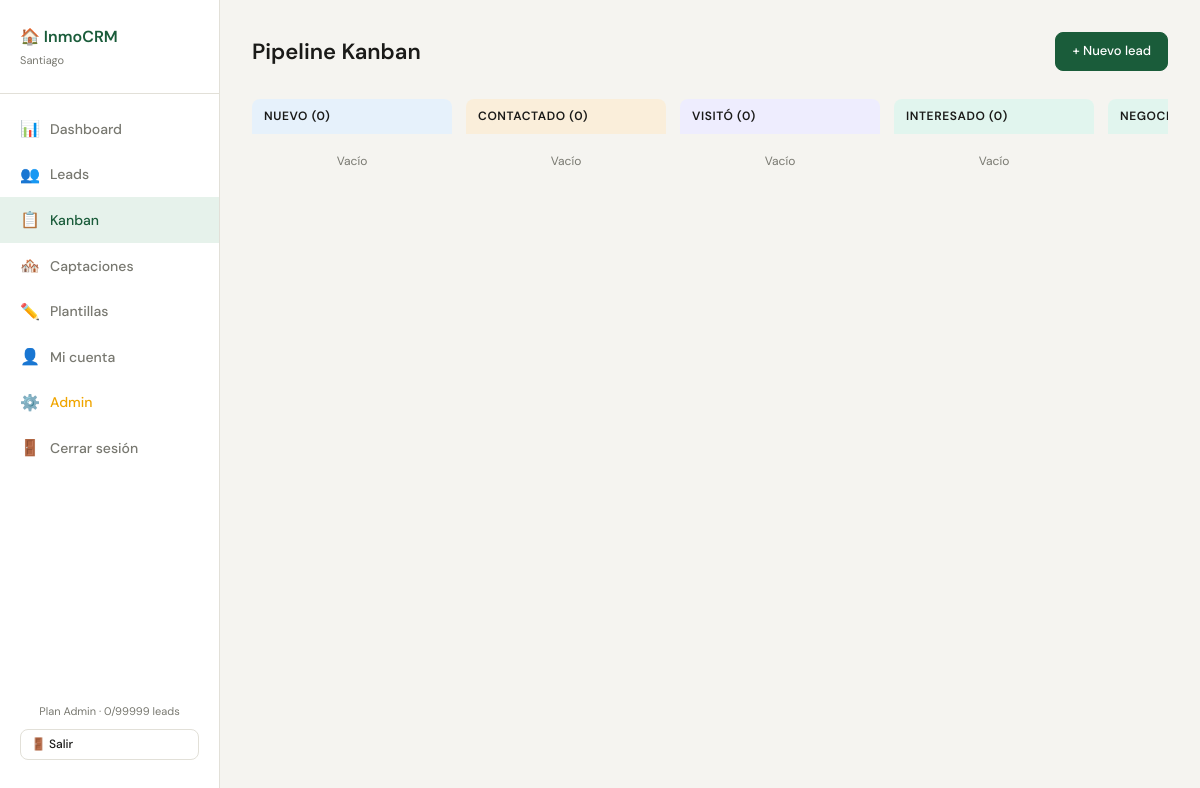
The app's page /kanban (signed in) with its own data.
### database.py (models this page shows, shortened)
class Usuario(db.Model):
    __tablename__ = 'usuarios'
    id              = db.Column(db.Integer, primary_key=True)
    email           = db.Column(db.String(120), unique=True, nullable=False)
    password_hash   = db.Column(db.String(256), nullable=False)
    nombre          = db.Column(db.String(100), nullable=False)
    plan            = db.Column(db.String(20), default='basico')
    periodo_prueba  = db.Column(db.Boolean, default=True)
    prueba_expira   = db.Column(db.DateTime, nullable=True)
    activo          = db.Column(db.Boolean, default=True)
    es_admin        = db.Column(db.Boolean, default=False)
    creado_en       = db.Column(db.DateTime, default=datetime.now)
    leads   = db.relationship('Lead',   backref='usuario', lazy=True, cascade='all, delete-orphan')
    visitas = db.relationship('Visita', backref='usuario', lazy=True, cascade='all, delete-orphan')
    tareas  = db.relationship('Tarea',  backref='usuario', lazy=True, cascade='all, delete-orphan')
    PLANES = {
        'basico':  {'nombre': 'Básico',   'limite': 30,  'precio': 10},
        'pro':     {'nombre': 'Pro',      'limite': 70,  'precio': 30},
        'premium': {'nombre': 'Premium',  'limite': 150, 'precio': 40},
    }
    @property
    def limite_leads(self):
        if self.es_admin:
            return 99999
        return self.PLANES.get(self.plan, self.PLANES['basico'])['limite']
    @property
    def plan_nombre(self):
        if self.es_admin:
            return 'Admin'
        return self.PLANES.get(self.plan, self.PLANES['basico'])['nombre']
    @property
    def leads_count(self):
        return len(self.leads)
    @property
    def prueba_activa(self):
        return self.periodo_prueba and self.prueba_expira and datetime.now() <= self.prueba_expira

### app.py (the view)
@app.route('/kanban')
@login_requerido
def kanban():
    u      = usuario_actual()
    estados = ['nuevo','contactado','visito','interesado','negociacion','frio','cerrado']
    leads_por_estado = {e: Lead.query.filter_by(usuario_id=u.id, estado=e).all() for e in estados}
    return render_template('kanban.html', leads_por_estado=leads_por_estado, estados=estados, usuario=u)

### app.py (called while the page is built)
def login_requerido(f):
    @wraps(f)
    def decorador(*args, **kwargs):
        if not session.get('usuario_id'):
            return redirect(url_for('login'))
        return f(*args, **kwargs)
    return decorador

def usuario_actual():
    return Usuario.query.get(session.get('usuario_id'))

### templates/kanban.html (shortened to what this page needs)
{% extends 'base.html' %}
{% block content %}
<div class="page-header">
  <h2>Pipeline Kanban</h2>
  <a href="{{ url_for('nuevo_lead') }}" class="btn btn-primary">+ Nuevo lead</a>
</div>
<div class="kanban-board">
  {% set colores = {'nuevo':'#E6F1FB','contactado':'#FAEEDA','visito':'#EEEDFE','interesado':'#E1F5EE','negociacion':'#E1F5EE','frio':'#F1EFE8','cerrado':'#EAF3DE'} %}
  {% set labels = {'nuevo':'Nuevo','contactado':'Contactado','visito':'Visitó','interesado':'Interesado','negociacion':'Negociación','frio':'Frío','cerrado':'Cerrado'} %}
  {% for estado in estados %}
  <div class="kanban-col">
    <div class="kanban-col-header" style="background:{{ colores[estado] }}; color:var(--text);">
      {{ labels[estado] }} ({{ leads_por_estado[estado]|length }})
    </div>
    <div class="kanban-items">
      {% for lead in leads_por_estado[estado] %}
      <a href="{{ url_for('ver_lead', id=lead.id) }}" class="kanban-item">
        <div style="font-weight:500;font-size:13px;">{{ lead.nombre }}</div>
        <div style="font-size:11px;color:var(--muted);margin-top:3px;">
          <span class="badge badge-{{ lead.temperatura }}" style="font-size:10px;padding:2px 6px;">{{ lead.temperatura }}</span>
          {% if lead.tareas_pendientes_count > 0 %}
          <span style="margin-left:4px;font-size:10px;color:var(--red);">{{ lead.tareas_pendientes_count }} pendientes</span>
          {% endif %}
        </div>
      </a>
      {% else %}
      <div style="font-size:12px;color:var(--muted);padding:10px 4px;text-align:center;">Vacío</div>
      {% endfor %}
    </div>
  </div>
  {% endfor %}
</div>
{% endblock %}

### templates/base.html (shortened to what this page needs)
<!DOCTYPE html>
<html lang="es">
<head>
  <link rel="stylesheet" href="{{ url_for('static', filename='css/style.css') }}">
</head>
<body>
<aside class="sidebar">
  <div class="sidebar-brand">
    <h1>🏠 InmoCRM</h1>
    <p>{{ usuario.nombre }}</p>
  </div>
  <nav id="nav-menu">
    <a href="{{ url_for('dashboard') }}" class="{{ 'active' if request.endpoint == 'dashboard' }}">
      <span class="icon">📊</span> Dashboard
    </a>
    <a href="{{ url_for('leads') }}" class="{{ 'active' if request.endpoint in ['leads','ver_lead','nuevo_lead','editar_lead'] }}">
      <span class="icon">👥</span> Leads
    </a>
    <a href="{{ url_for('kanban') }}" class="{{ 'active' if request.endpoint == 'kanban' }}">
      <span class="icon">📋</span> Kanban
    </a>
    <a href="{{ url_for('captaciones') }}" class="{{ 'active' if request.endpoint in ['captaciones','ver_propietario','nuevo_propietario','editar_propietario'] }}">
      <span class="icon">🏘️</span> Captaciones
    </a>
    <a href="{{ url_for('plantillas') }}" class="{{ 'active' if request.endpoint == 'plantillas' }}">
      <span class="icon">✏️</span> Plantillas
    </a>
    <a href="{{ url_for('mi_cuenta') }}" class="{{ 'active' if request.endpoint == 'mi_cuenta' }}">
      <span class="icon">👤</span> Mi cuenta
    </a>
    {% if usuario.es_admin %}
    <a href="{{ url_for('admin') }}" class="{{ 'active' if request.endpoint == 'admin' }}" style="color:#F0A500;">
      <span class="icon">⚙️</span> Admin
    </a>
    {% endif %}
    <a href="{{ url_for('logout') }}">
      <span class="icon">🚪</span> Cerrar sesión
    </a>
  </nav>
  <div style="margin-top:auto;padding:16px 20px;" class="sidebar-logout">
    <div style="font-size:11px;color:var(--muted);text-align:center;margin-bottom:8px;">
      Plan {{ usuario.plan_nombre }} · {{ usuario.leads_count }}/{{ usuario.limite_leads }} leads
    </div>
    <a href="{{ url_for('logout') }}" class="btn btn-ghost btn-sm" style="width:100%;text-align:center;">🚪 Salir</a>
  </div>
</aside>
<main class="main">
  {% block content %}{% endblock %}
</main>
</body>
</html>

### static/css/style.css (style rules this page uses)
*, *::before, *::after { box-sizing: border-box; margin: 0; padding: 0; }
:root { --bg: #F5F4F0; --surface: #FFFFFF; --border: #E2E0D8; --text: #1A1A18; --muted: #787870; --accent: #1A5C3A; --accent-lt: #E6F2EB; --red: #C0392B; --red-lt: #FDECEA; --amber: #B7660A; --amber-lt: #FEF3E2; --blue: #1A4A8A; --blue-lt: #E8F0FB; --radius: 10px; --shadow: 0 1px 3px rgba(0,0,0,.08); }
body { font-family: 'DM Sans', sans-serif; background: var(--bg); color: var(--text); font-size: 15px; line-height: 1.6; }
.sidebar { position: fixed; top: 0; left: 0; width: 220px; height: 100vh; background: var(--surface); border-right: 1px solid var(--border); display: flex; flex-direction: column; padding: 24px 0; z-index: 100; }
.sidebar-brand { padding: 0 20px 24px; border-bottom: 1px solid var(--border); margin-bottom: 12px; }
.sidebar-brand h1 { font-size: 16px; font-weight: 600; color: var(--accent); }
.sidebar-brand p { font-size: 11px; color: var(--muted); margin-top: 2px; }
.sidebar nav a { display: flex; align-items: center; gap: 10px; padding: 10px 20px; color: var(--muted); text-decoration: none; font-size: 14px; font-weight: 500; border-radius: 0; transition: all .15s; }
.sidebar nav a:hover, .sidebar nav a.active { color: var(--accent); background: var(--accent-lt); }
.sidebar nav a .icon { font-size: 16px; width: 20px; text-align: center; }
.main { margin-left: 220px; padding: 32px; min-height: 100vh; }
.page-header { display: flex; align-items: center; justify-content: space-between; margin-bottom: 28px; }
.page-header h2 { font-size: 22px; font-weight: 600; }
.btn { display: inline-flex; align-items: center; gap: 6px; padding: 8px 16px; border-radius: 8px; font-size: 13px; font-weight: 500; border: 1px solid transparent; cursor: pointer; text-decoration: none; transition: all .15s; }
.btn-primary { background: var(--accent); color: #fff; border-color: var(--accent); }
.btn-ghost { background: transparent; color: var(--text); border-color: var(--border); }
.btn-sm { padding: 5px 10px; font-size: 12px; }
.kanban-board { display: flex; gap: 14px; overflow-x: auto; padding-bottom: 12px; }
.kanban-col { min-width: 200px; max-width: 220px; flex-shrink: 0; }
.kanban-col-header { padding: 8px 12px; border-radius: 8px 8px 0 0; font-size: 12px; font-weight: 600; text-transform: uppercase; letter-spacing: .05em; background: var(--border); color: var(--muted); }
.kanban-items { display: flex; flex-direction: column; gap: 8px; padding-top: 8px; }
a { color: inherit; }

### records on screen
Usuario: nombre "Santiago", plan_nombre "Admin", limite_leads "99999"

### other values on screen
{{ usuario.leads_count }} "0"
{{ labels[estado] }} "NUEVO" "CONTACTADO" "VISITÓ" "INTERESADO"
{{ leads_por_estado[estado]|length }} "0" "0" "0" "0"
